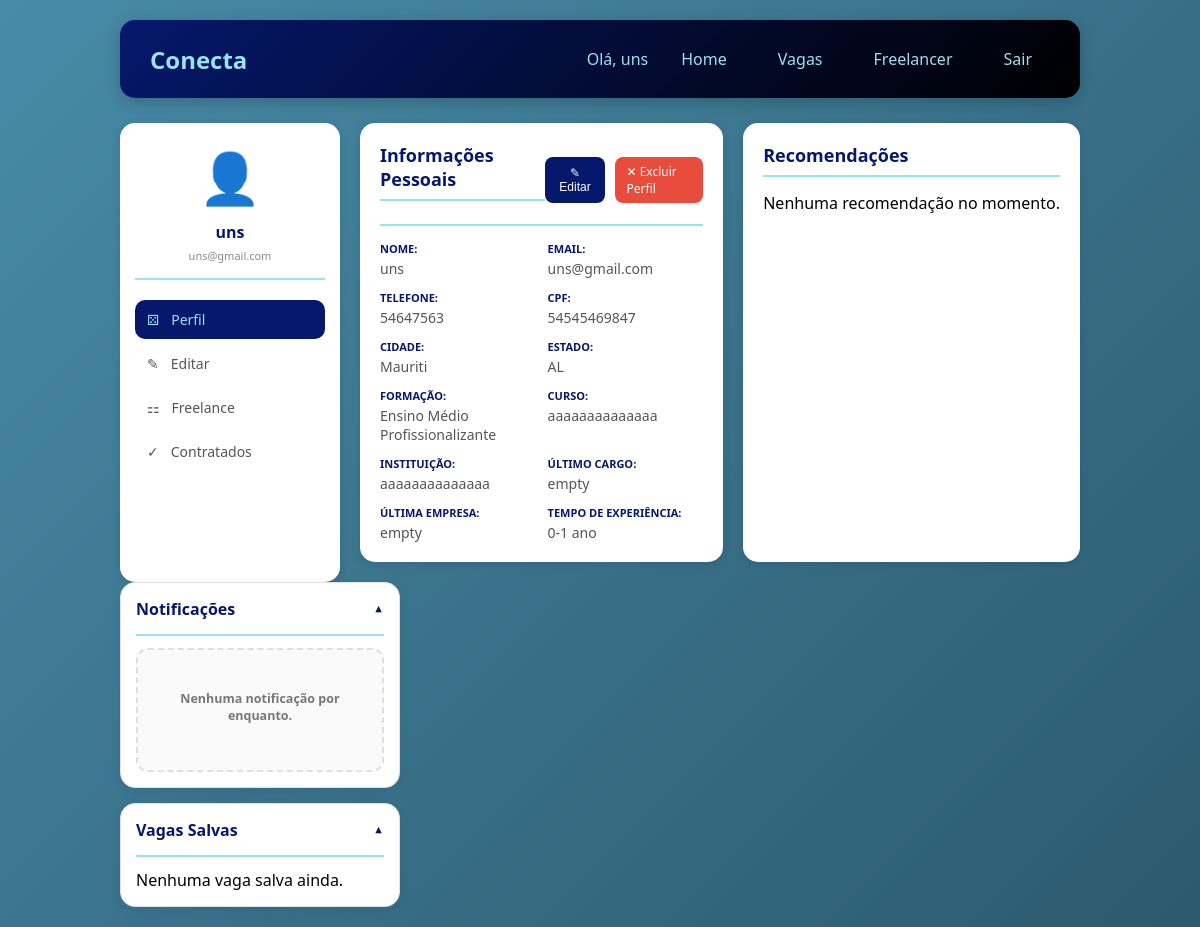
The page /home (signed in) on the database as committed earlier.
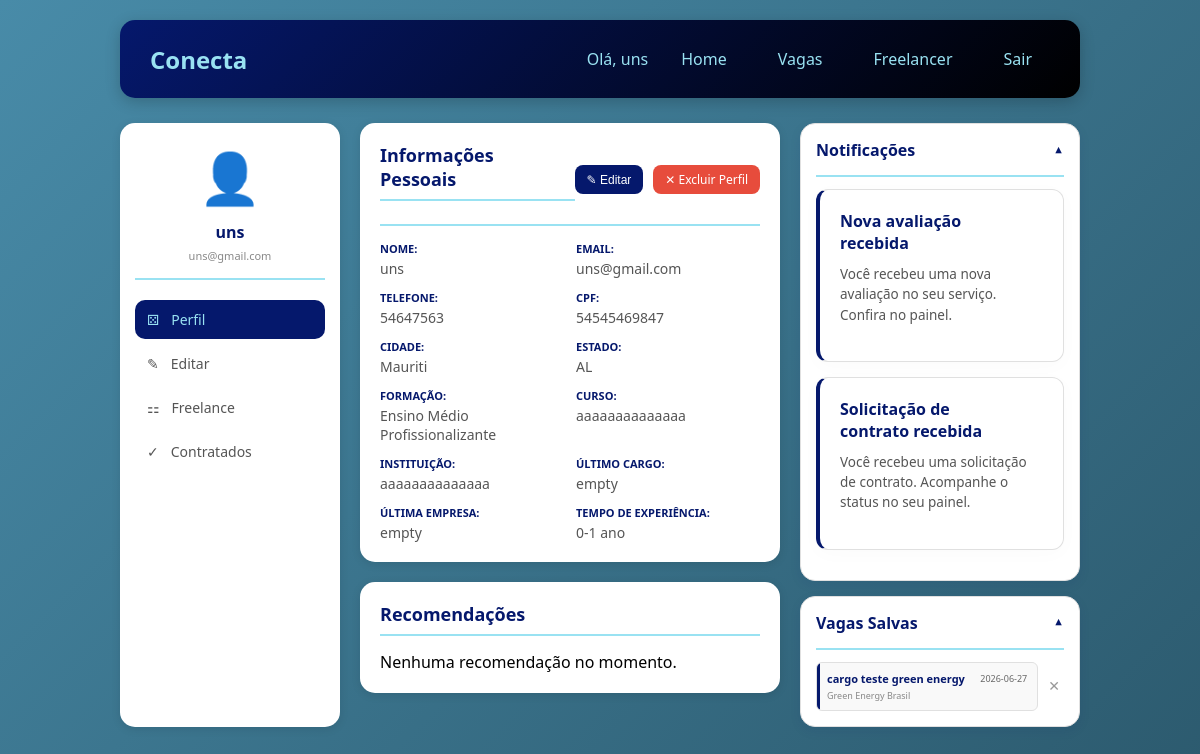
The same page on the database as committed later.
### tables this page shows
CREATE TABLE funcionarios (
        id_funcionario INTEGER PRIMARY KEY AUTOINCREMENT, 
        nome TEXT,
        email TEXT,
        senha TEXT,
        telefone TEXT,
        cpf TEXT NOT NULL UNIQUE    
    );

CREATE TABLE respostas_questionario (
        id_resposta INTEGER PRIMARY KEY AUTOINCREMENT,
        id_funcionario INTEGER,
        cidade TEXT,
        estado TEXT,
        formacao TEXT, 
        curso TEXT,
        instituicao TEXT, 
        ano_conclusao INTEGER,
        ultimo_cargo TEXT,
        ultima_empresa TEXT,
        tempo_experiencia TEXT, 
        data_preenchimento TIMESTAMP DEFAULT CURRENT_TIMESTAMP,
        FOREIGN KEY (id_funcionario) REFERENCES funcionarios (id_funcionario) ON DELETE CASCADE
    );

CREATE TABLE notificacoes (
        id_notificacao INTEGER PRIMARY KEY AUTOINCREMENT,
        id_usuario INTEGER NOT NULL,
        titulo TEXT NOT NULL,
        mensagem TEXT NOT NULL,
        tipo TEXT NOT NULL,
        id_referencia INTEGER,
        lida INTEGER DEFAULT 0,
        data_criacao TIMESTAMP DEFAULT CURRENT_TIMESTAMP
    );

CREATE TABLE candidaturas (
        id_candidatura INTEGER PRIMARY KEY AUTOINCREMENT,
        id_funcionario INTEGER,
        id_vaga INTEGER,
        data_candidatura TIMESTAMP DEFAULT CURRENT_TIMESTAMP,
        status TEXT DEFAULT 'pendente',
        FOREIGN KEY (id_funcionario) REFERENCES funcionarios (id_funcionario) ON DELETE CASCADE,
        FOREIGN KEY (id_vaga) REFERENCES vagas (id_vaga) ON DELETE CASCADE,
        UNIQUE(id_funcionario, id_vaga)
    );

CREATE TABLE vagas (
        id_vaga INTEGER PRIMARY KEY AUTOINCREMENT,
        titulo TEXT,
        descricao TEXT,
        salario REAL,
        cidade TEXT,
        regime TEXT,
        status TEXT DEFAULT 'ativa',
        data_publicacao TIMESTAMP DEFAULT CURRENT_TIMESTAMP,
        id_empresa INTEGER ,
        FOREIGN KEY (id_empresa) REFERENCES empresas (id_empresa)
    );

CREATE TABLE empresas (
        id_empresa INTEGER PRIMARY KEY AUTOINCREMENT, 
        nome TEXT,
        endereco TEXT,
        email TEXT,
        senha TEXT,
        telefone TEXT,
        cnpj TEXT NOT NULL UNIQUE
    );

### routes/home.py (the view, shortened to what this page needs)
@bp_home.route('/home')
def home_pag():
    if 'usuario_id' not in session:
        return redirect('/')
    tipo = session.get('tipo')
    id_usuario = session.get('usuario_id')
    notificacoes = Notificacao.listar_para_usuario(id_usuario, apenas_nao_lidas=False, limite=20)
    if tipo == 'funcionario':
        candidaturas = CandidaturaCRUD.listar_candidaturas_funcionario(id_usuario)# Busca candidaturas
        vagas_recomendadas = Match.melhores_vagas(id_usuario, limite=5)# Busca vagas recomendadas
        funcionario = FuncionarioCRUD.buscar_por_id(id_usuario)# Busca dados do funcionário
        questionario = QuestionarioCRUD.buscar_por_funcionario(id_usuario)# Busca dados do questionário
        competencias_usuario = Competencia.listar_do_funcionario(id_usuario)#  BUSCA AS COMPETÊNCIAS DO USUÁRIO
        todas_competencias = Competencia.listar_todas()# Busca todas as competências disponíveis
        contratacoes = Contratacao.listar_contratacao(id_usuario)# Busca contratos
        meus_freelances = Freelancer.listar_por_funcionario(id_usuario)# Busca meus freelances
        contratados = ContratacaoCRUD.listar_contratados(id_usuario)# Atualiza sessão
        contratados_lista = []
        contratados = contratados_lista
        if funcionario:
            session['usuario_nome'] = funcionario.get('nome')
        return render_template('home/home_func.html', nome=session.get('usuario_nome'), tipo=tipo,
                             candidaturas=candidaturas,vagas_recomendadas=vagas_recomendadas,
                             funcionario=funcionario,questionario=questionario,
                             competencias_usuario=competencias_usuario,
                             todas_competencias=todas_competencias,
                             contratacoes=contratacoes,meus_freelances=meus_freelances,
                             contratados=contratados, notificacoes=notificacoes)

### CRUDs/candidatura.py (called while the page is built)
    @staticmethod
    def listar_candidaturas_funcionario(id_funcionario):
        conn = get_connection()
        try:
            cursor = conn.cursor()
            cursor.execute('''
                SELECT c.*, v.titulo, v.descricao, v.salario, e.nome as empresa_nome,
                       c.data_candidatura
                FROM candidaturas c
                JOIN vagas v ON c.id_vaga = v.id_vaga
                JOIN empresas e ON v.id_empresa = e.id_empresa
                WHERE c.id_funcionario = ?
                ORDER BY c.data_candidatura DESC
            ''', (id_funcionario,))
            return cursor.fetchall()
        finally:
            conn.close()

    @staticmethod
    def calcular(id_funcionario, id_vaga):
        conn = get_connection()
        try:
            cursor = conn.cursor()
            cursor.execute('SELECT COUNT(*) as total FROM vaga_competencias WHERE id_vaga = ?', (id_vaga,))
            total_vaga = cursor.fetchone()['total']
            if total_vaga == 0:
                return 0
            cursor.execute('''
                SELECT COUNT(*) as match
                FROM funcionario_competencias
                WHERE id_funcionario = ?
                AND id_competencia IN (SELECT id_competencia FROM vaga_competencias WHERE id_vaga = ?)
            ''', (id_funcionario, id_vaga))
            match_comp = cursor.fetchone()['match']
            percent_comp = (match_comp / total_vaga) * 100  #
            return round(percent_comp)
        finally:
            conn.close()

    @staticmethod
    def listar_melhores(id_funcionario, limite=20):
        conn = get_connection()
        try:
            cursor = conn.cursor()
            cursor.execute('''
                SELECT v.*, e.nome as empresa_nome
                FROM vagas v
                JOIN empresas e ON v.id_empresa = e.id_empresa
                ORDER BY v.id_vaga DESC
            ''')
            vagas = cursor.fetchall()
            resultado = []
            for vaga in vagas:
                match = MatchCRUD.calcular(id_funcionario, vaga['id_vaga'])
                if match > 0:
                    vaga_dict = dict(vaga)
                    vaga_dict['match_percent'] = match
                    resultado.append(vaga_dict)
            resultado.sort(key=lambda x: x['match_percent'], reverse=True)
            return resultado[:limite]
        finally:
            conn.close()

### templates/home/home_func.html (shortened to what this page needs)
{% extends "menu.html" %}
{% from "macros/dropdowns.html" import select_estado, select_formacao, select_experiencia %}
{% block content %}
<div class="dashboard-container">
    <div class="sidebar">
        <div class="perfil-resumo">
            <div class="avatar"> 👤</div>
            <h3>{{ session.usuario_nome }}</h3>
            <p>{{ funcionario.email if funcionario else 'usuario@email.com' }}</p>
        </div>
    <nav class="menu-lateral">
    <a href="#" class="menu-item active" onclick="mostrarSecao('perfil'); return false;">
        <span class="icone">⚄</span> Perfil
    </a>
    <a href="#" class="menu-item" onclick="mostrarSecao('editar'); return false;">
        <span class="icone">✎</span> Editar
    </a>
    <a href="#" class="menu-item" onclick="mostrarSecao('freelance'); return false;">
        <span class="icone">⚏</span> Freelance
    </a>
    <a href="#" class="menu-item" onclick="mostrarSecao('contratados'); return false;">
        <span class="icone">✓</span> Contratados
    </a>
</nav>
    </div>
    <div class="conteudo-central">
        <div id="secao-perfil" class="secao-info">
    <div class="info-usuario">
        <div class="section-header">
            <h2>Informações Pessoais</h2>
            <div class="botoes-header-acoes" style="display: flex; gap: 10px;">
                <button class="btn-editar" onclick="ativarEdicao()">✎ Editar</button>
                <a href="#" class="btn-excluir-perfil-header" onclick="confirmarExcluirPerfil(); return false;">✕ Excluir Perfil</a>
            </div>
        </div>
                <div id="view-mode">
                    <div class="campos-info">
                        {% for label, id, value in campos %}
                        <div class="campo">
                            <label>{{ label }}:</label>
                            <span id="view-{{ id }}">{{ value }}</span>
                        </div>
                        {% endfor %}
                    </div>
                </div>
            </div>
        </div>
<div id="secao-freelance" class="secao-info" style="display: none;">
    <div class="info-usuario">
        </div>
    </div>
</div>
        <div class="recomendacoes-section">
            <h2>Recomendações</h2>
            <div class="recomendacoes-lista">
                {% if vagas_recomendadas %}
                    {% for vaga in vagas_recomendadas[:3] %}
                    <div class="recomendacao-card">
                        <div class="recomendacao-header">
                            <span class="recomendacao-titulo">{{ vaga.titulo }}</span>
                            <span class="match-badge">{{ vaga.match_percent }}%</span>
                        </div>
                        <div class="recomendacao-empresa">{{ vaga.empresa_nome }}</div>
                        <a href="{{ url_for('candidatar_se.detalhe_vaga', id_vaga=vaga.id_vaga) }}" class="btn-ver-recomendacao">Ver vaga →</a>
                    </div>
                    {% endfor %}
                {% else %}
                    <p class="sem-dados">Nenhuma recomendação no momento.</p>
                {% endif %}
            </div>
        </div>
    </div>
    <div class="sidebar-direita-accordion">
        <details class="accordion-item" open>
            <summary class="accordion-header">
                <h2>Notificações</h2>
                <span class="accordion-seta">▼</span>
            </summary>
            <div class="accordion-conteudo">
                {% if notificacoes %}
                <div class="notificacoes-lista">
                        {% for notif in notificacoes %}
                        <div class="freelance-card" style="background: white; padding: 20px; border-radius: 12px; margin-bottom: 15px; box-shadow: 0 4px 20px rgba(0,0,0,0.02); border-left: 4px solid #05186c;">
                            <div class="freelance-header">
                                <h3>{{ notif.titulo }}</h3>
                                <span class="status-badge">{{ notif.data }}</span>
                            </div>
                            <p class="freelance-descricao">{{ notif.mensagem }}</p>
                        </div>
                        {% endfor %}
                    </div>
                {% else %}
                    <div class="sem-freelances"><p>Nenhuma notificação por enquanto.</p></div>
                {% endif %}
            </div>
        </details>
        <details class="accordion-item" open>
            <summary class="accordion-header">
                <h2>Vagas Salvas</h2>
                <span class="accordion-seta">▼</span>
            </summary>
            <div class="accordion-conteudo">
                {% if candidaturas %}
                <div class="candidaturas-scroll">
                    <div class="candidaturas-lista">
                        {% for c in candidaturas %}
                        <div class="candidatura-wrapper">
                            <a href="{{ url_for('candidatar_se.detalhe_vaga', id_vaga=c.id_vaga) }}" class="candidatura-link">
                                <div class="candidatura-card">
                                    <div class="candidatura-header">
                                        <span class="cargo">{{ c.titulo }}</span>
                                        <span class="data">{{ c.data_candidatura[:10] if c.data_candidatura else 'Data' }}</span>
                                    </div>
                                    <div class="empresa">{{ c.empresa_nome }}</div>
                                </div>
                            </a>
                            <button class="btn-deletar" onclick="deletarCandidatura('{{ c.id_candidatura }}')" title="Cancelar candidatura">✕</button>
                        </div>
                        {% endfor %}
                    </div>
                </div>
                {% else %}
                <div class="sem-candidaturas"><p>Nenhuma vaga salva ainda.</p></div>
                {% endif %}
            </div>
        </details>
    </div>
</div>
{% endblock %}

### templates/menu.html (shortened to what this page needs)
<!DOCTYPE html>
<html lang="pt-br">
<head>
    <link rel="stylesheet" href="{{ url_for('static', filename='css/home/homef.css') }}">
</head>
<body>
    <div class="container">
        <div class="header">
            <div class="logo">Conecta</div>
            <div class="user-info">
                <span>Olá, {{ session.usuario_nome }}</span>
                <a href="/home" class="btn-back">Home</a>
                <a href="/vagas" class="btn-back">Vagas</a>
                <a href="/freelancer" class="btn-back">Freelancer</a>
                <a href="/logout" class="btn-logout">Sair</a>
            </div>
        </div>
        <div class="content">
            {% block content %}
            {% endblock %}
        </div>
    </div>
</body>
</html>

Rows that differ between the two databases and show on the page:
added notificacoes: titulo "Nova avaliação recebida", mensagem "Você recebeu uma nova avaliação no seu serviço. Confira no painel."
added notificacoes: titulo "Solicitação de contrato recebida", mensagem "Você recebeu uma solicitação de contrato. Acompanhe o status no seu painel."
added candidaturas: titulo "cargo teste green energy", data_candidatura "2026-06-27", empresa_nome "Green Energy Brasil"
Other text that changed with them:
text no longer shown: "Nenhuma notificação por enquanto. Nenhuma vaga salva ainda."
